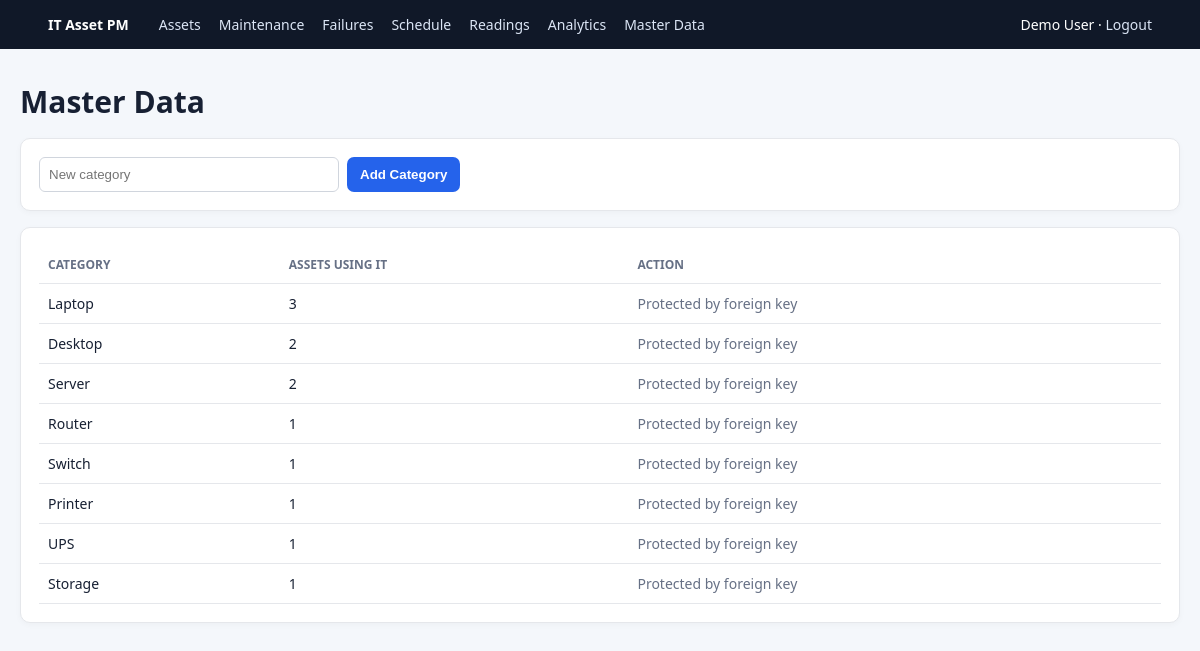
The page /masters (signed in) on the database its author committed.
### tables this page shows
CREATE TABLE users (
    user_id INTEGER PRIMARY KEY AUTOINCREMENT,
    name TEXT NOT NULL,
    email TEXT NOT NULL UNIQUE COLLATE NOCASE,
    password TEXT NOT NULL,
    created_at TEXT NOT NULL DEFAULT CURRENT_TIMESTAMP
);

CREATE TABLE asset_categories (
    category_id INTEGER PRIMARY KEY AUTOINCREMENT,
    category_name TEXT NOT NULL UNIQUE
);

### app.py (the view)
@app.route('/masters',methods=['GET','POST'])
@login_required
def masters():
    c=get_db()
    if request.method=='POST':
        try: c.execute('INSERT INTO asset_categories(category_name) VALUES(?)',(request.form['category_name'].strip(),)); c.commit(); flash('Category added.','success')
        except sqlite3.IntegrityError: flash('Category already exists.','danger')
    cats=c.execute('SELECT c.*,COUNT(a.asset_id) used FROM asset_categories c LEFT JOIN assets a ON a.category_id=c.category_id GROUP BY c.category_id').fetchall(); c.close(); return render_template('masters.html',categories=cats)

### app.py (called while the page is built)
def login_required(f):
    @wraps(f)
    def w(*a,**kw):
        if not session.get('user_id'): flash('Please log in first.','warning'); return redirect(url_for('login'))
        return f(*a,**kw)
    return w

@app.context_processor
def inject(): return {'today':date.today().isoformat(),'user':g.get('user')}

@app.before_request
def load_user():
    g.user=None
    if session.get('user_id'):
        g.user=get_db().execute('SELECT * FROM users WHERE user_id=?',(session['user_id'],)).fetchone()

### database.py (called while the page is built)
def get_db():
    conn = sqlite3.connect(DB_PATH)
    conn.row_factory = sqlite3.Row
    conn.execute('PRAGMA foreign_keys = ON')
    return conn

### templates/masters.html
{% extends 'base.html' %}{% block content %}<h1>Master Data</h1><form class='panel inlineform' method=post><input name=category_name placeholder='New category' required><button>Add Category</button></form><section class=panel><table><tr><th>Category</th><th>Assets using it</th><th>Action</th></tr>{% for x in categories %}<tr><td>{{x.category_name}}</td><td>{{x.used}}</td><td>{% if not x.used %}<form method=post action='{{url_for("delete_master",id=x.category_id)}}'><button class=link>Delete</button></form>{% else %}<span class=muted>Protected by foreign key</span>{% endif %}</td></tr>{% endfor %}</table></section>{% endblock %}

### templates/base.html (shortened to what this page needs)
<!doctype html><html><head><link rel=stylesheet href='{{url_for("static",filename="css/style.css")}}'></head><body><nav><a class=brand href='{{url_for("dashboard")}}'>IT Asset PM</a>{% if user %}<a href='{{url_for("assets")}}'>Assets</a><a href='{{url_for("maintenance")}}'>Maintenance</a><a href='{{url_for("failures")}}'>Failures</a><a href='{{url_for("schedule")}}'>Schedule</a><a href='{{url_for("readings")}}'>Readings</a><a href='{{url_for("analytics")}}'>Analytics</a><a href='{{url_for("masters")}}'>Master Data</a><span class=navuser>{{user['name']}} · <a href='{{url_for("logout")}}'>Logout</a></span>{% endif %}</nav><main>{% block content %}{% endblock %}</main></body></html>

### static/css/style.css (style rules this page uses)
:root { --bg:#f4f7fb;--ink:#172033;--muted:#667085;--blue:#2563eb;--line:#e5e7eb;--panel:#fff }
* { box-sizing:border-box }
body { margin:0;background:var(--bg);color:var(--ink);font:14px system-ui,-apple-system,Segoe UI,sans-serif }
nav { background:#101828;color:#fff;padding:15px 4%;display:flex;gap:18px;align-items:center;flex-wrap:wrap }
nav a { color:#dbe5f5;text-decoration:none }
.brand { font-weight:800;color:#fff;margin-right:12px }
.navuser { margin-left:auto }
main { max-width:1240px;margin:32px auto;padding:0 20px }
h1 { font-size:30px;margin:0 0 8px }
.muted,small { color:var(--muted) }
.card,.panel { background:var(--panel);border:1px solid var(--line);border-radius:10px;padding:18px;box-shadow:0 2px 6px #10182808 }
.panel { margin:16px 0;overflow:auto }
table { border-collapse:collapse;width:100%;min-width:520px }
th,td { padding:10px 9px;border-bottom:1px solid var(--line);text-align:left }
th { font-size:12px;color:var(--muted);text-transform:uppercase }
.button,button { border:0;border-radius:7px;background:var(--blue);color:#fff;padding:9px 13px;text-decoration:none;cursor:pointer;font-weight:600;display:inline-block }
input,select { width:100%;border:1px solid #d0d5dd;border-radius:6px;padding:9px;background:#fff }
.inlineform { display:flex;gap:8px }
.inlineform input { max-width:300px }

### rows shown on the page
users: name "Demo User"
asset_categories: category_name "Laptop", used "3"
asset_categories: category_name "Desktop", used "2"
asset_categories: category_name "Server", used "2"
asset_categories: category_name "Router", used "1"
asset_categories: category_name "Switch", used "1"
asset_categories: category_name "Printer", used "1"
asset_categories: category_name "UPS", used "1"
asset_categories: category_name "Storage", used "1"
